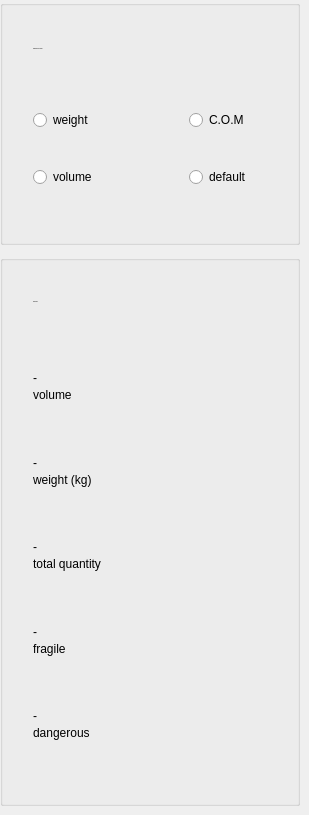
          <widget class="QWidget" name="main">
           <widget class="QGroupBox" name="evaluation_grp">
            <property name="geometry">
             <rect>
              <x>0</x>
              <y>255</y>
              <width>300</width>
              <height>551</height>
             </rect>
            </property>
            <property name="sizePolicy">
             <sizepolicy hsizetype="Fixed" vsizetype="Preferred">
              <horstretch>0</horstretch>
              <verstretch>0</verstretch>
             </sizepolicy>
            </property>
            <property name="minimumSize">
             <size>
              <width>300</width>
              <height>0</height>
             </size>
            </property>
            <property name="title">
             <string/>
            </property>
            <property name="class" stdset="0">
             <string>info_grp</string>
            </property>
            <layout class="QVBoxLayout" name="verticalLayout">
             <property name="spacing">
              <number>0</number>
             </property>
             <property name="leftMargin">
              <number>30</number>
             </property>
             <property name="topMargin">
              <number>20</number>
             </property>
             <property name="rightMargin">
              <number>30</number>
             </property>
             <property name="bottomMargin">
              <number>20</number>
             </property>
             <item>
              <widget class="QLabel" name="group_title_1">
               <property name="sizePolicy">
                <sizepolicy hsizetype="Preferred" vsizetype="Fixed">
                 <horstretch>0</horstretch>
                 <verstretch>0</verstretch>
                </sizepolicy>
               </property>
               <property name="minimumSize">
                <size>
                 <width>0</width>
                 <height>40</height>
                </size>
               </property>
               <property name="font">
                <font>
                 <family>AvenirNext LT Pro Regular</family>
                 <pointsize>-1</pointsize>
                </font>
               </property>
               <property name="text">
                <string>Evaluation</string>
               </property>
               <property name="class" stdset="0">
                <string>textTitle</string>
               </property>
              </widget>
             </item>
             <item>
              <spacer name="VS">
               <property name="orientation">
                <enum>Qt::Vertical</enum>
               </property>
               <property name="sizeType">
                <enum>QSizePolicy::Expanding</enum>
               </property>
               <property name="sizeHint" stdset="0">
                <size>
                 <width>20</width>
                 <height>30</height>
                </size>
               </property>
              </spacer>
             </item>
             <item>
              <widget class="QLabel" name="volume_value">
               <property name="sizePolicy">
                <sizepolicy hsizetype="Preferred" vsizetype="Fixed">
                 <horstretch>0</horstretch>
                 <verstretch>0</verstretch>
                </sizepolicy>
               </property>
               <property name="minimumSize">
                <size>
                 <width>0</width>
                 <height>30</height>
                </size>
               </property>
               <property name="text">
                <string>-</string>
               </property>
               <property name="alignment">
                <set>Qt::AlignBottom|Qt::AlignLeading|Qt::AlignLeft</set>
               </property>
               <property name="wordWrap">
                <bool>false</bool>
               </property>
               <property name="indent">
                <number>0</number>
               </property>
               <property name="class" stdset="0">
                <string>textValue</string>
               </property>
              </widget>
             </item>
             <item>
              <widget class="QLabel" name="volume_label">
               <property name="sizePolicy">
                <sizepolicy hsizetype="Preferred" vsizetype="Fixed">
                 <horstretch>0</horstretch>
                 <verstretch>0</verstretch>
                </sizepolicy>
               </property>
               <property name="minimumSize">
                <size>
                 <width>0</width>
                 <height>20</height>
                </size>
               </property>
               <property name="text">
                <string>volume</string>
               </property>
               <property name="wordWrap">
                <bool>true</bool>
               </property>
               <property name="class" stdset="0">
                <string>textLabel</string>
               </property>
              </widget>
             </item>
             <item>
              <spacer name="VS_2">
               <property name="orientation">
                <enum>Qt::Vertical</enum>
               </property>
               <property name="sizeType">
                <enum>QSizePolicy::Expanding</enum>
               </property>
               <property name="sizeHint" stdset="0">
                <size>
                 <width>20</width>
                 <height>25</height>
                </size>
               </property>
              </spacer>
             </item>
             <item>
              <widget class="QLabel" name="weight_value">
               <property name="sizePolicy">
                <sizepolicy hsizetype="Preferred" vsizetype="Fixed">
                 <horstretch>0</horstretch>
                 <verstretch>0</verstretch>
                </sizepolicy>
               </property>
               <property name="minimumSize">
                <size>
                 <width>0</width>
                 <height>30</height>
                </size>
               </property>
               <property name="text">
                <string>-</string>
               </property>
               <property name="alignment">
                <set>Qt::AlignBottom|Qt::AlignLeading|Qt::AlignLeft</set>
               </property>
               <property name="wordWrap">
                <bool>true</bool>
               </property>
               <property name="indent">
                <number>0</number>
               </property>
               <property name="class" stdset="0">
                <string>textValue</string>
               </property>
              </widget>
             </item>
             <item>
              <widget class="QLabel" name="weight_label">
               <property name="sizePolicy">
                <sizepolicy hsizetype="Preferred" vsizetype="Fixed">
                 <horstretch>0</horstretch>
                 <verstretch>0</verstretch>
                </sizepolicy>
               </property>
               <property name="minimumSize">
                <size>
                 <width>0</width>
                 <height>20</height>
                </size>
               </property>
               <property name="text">
                <string>weight (kg)</string>
               </property>
               <property name="class" stdset="0">
                <string>textLabel</string>
               </property>
              </widget>
             </item>
             <item>
              <spacer name="VS_3">
               <property name="orientation">
                <enum>Qt::Vertical</enum>
               </property>
               <property name="sizeType">
                <enum>QSizePolicy::Expanding</enum>
               </property>
               <property name="sizeHint" stdset="0">
                <size>
                 <width>20</width>
                 <height>25</height>
                </size>
               </property>
              </spacer>
             </item>
             <item>
              <widget class="QLabel" name="quantity_value">
               <property name="sizePolicy">
                <sizepolicy hsizetype="Preferred" vsizetype="Fixed">
                 <horstretch>0</horstretch>
                 <verstretch>0</verstretch>
                </sizepolicy>
               </property>
               <property name="minimumSize">
                <size>
                 <width>0</width>
                 <height>30</height>
                </size>
               </property>
               <property name="text">
                <string>-</string>
               </property>
               <property name="alignment">
                <set>Qt::AlignBottom|Qt::AlignLeading|Qt::AlignLeft</set>
               </property>
               <property name="wordWrap">
                <bool>true</bool>
               </property>
               <property name="indent">
                <number>0</number>
               </property>
               <property name="class" stdset="0">
                <string>textValue</string>
               </property>
              </widget>
             </item>
             <item>
              <widget class="QLabel" name="quantity_label">
               <property name="sizePolicy">
                <sizepolicy hsizetype="Preferred" vsizetype="Fixed">
                 <horstretch>0</horstretch>
                 <verstretch>0</verstretch>
                </sizepolicy>
               </property>
               <property name="minimumSize">
                <size>
                 <width>0</width>
                 <height>20</height>
                </size>
               </property>
               <property name="text">
                <string>total quantity</string>
               </property>
               <property name="class" stdset="0">
                <string>textLabel</string>
               </property>
              </widget>
             </item>
             <item>
              <spacer name="verticalSpacer">
               <property name="orientation">
                <enum>Qt::Vertical</enum>
               </property>
               <property name="sizeType">
                <enum>QSizePolicy::Expanding</enum>
               </property>
               <property name="sizeHint" stdset="0">
                <size>
                 <width>20</width>
                 <height>25</height>
                </size>
               </property>
              </spacer>
             </item>
             <item>
              <widget class="QLabel" name="fragile_value">
               <property name="sizePolicy">
                <sizepolicy hsizetype="Preferred" vsizetype="Fixed">
                 <horstretch>0</horstretch>
                 <verstretch>0</verstretch>
                </sizepolicy>
               </property>
               <property name="minimumSize">
                <size>
                 <width>0</width>
                 <height>30</height>
                </size>
               </property>
               <property name="text">
                <string>-</string>
               </property>
               <property name="alignment">
                <set>Qt::AlignBottom|Qt::AlignLeading|Qt::AlignLeft</set>
               </property>
               <property name="wordWrap">
                <bool>true</bool>
               </property>
               <property name="indent">
                <number>0</number>
               </property>
               <property name="class" stdset="0">
                <string>textValue</string>
               </property>
              </widget>
             </item>
             <item>
              <widget class="QLabel" name="fragile_label">
               <property name="sizePolicy">
                <sizepolicy hsizetype="Preferred" vsizetype="Fixed">
                 <horstretch>0</horstretch>
                 <verstretch>0</verstretch>
                </sizepolicy>
               </property>
               <property name="minimumSize">
                <size>
                 <width>0</width>
                 <height>20</height>
                </size>
               </property>
               <property name="text">
                <string>fragile </string>
               </property>
               <property name="class" stdset="0">
                <string>textLabel</string>
               </property>
              </widget>
             </item>
             <item>
              <spacer name="verticalSpacer_6">
               <property name="orientation">
                <enum>Qt::Vertical</enum>
               </property>
               <property name="sizeType">
                <enum>QSizePolicy::Expanding</enum>
               </property>
               <property name="sizeHint" stdset="0">
                <size>
                 <width>20</width>
                 <height>25</height>
                </size>
               </property>
              </spacer>
             </item>
             <item>
              <widget class="QLabel" name="dangerous_value">
               <property name="sizePolicy">
                <sizepolicy hsizetype="Preferred" vsizetype="Fixed">
                 <horstretch>0</horstretch>
                 <verstretch>0</verstretch>
                </sizepolicy>
               </property>
               <property name="minimumSize">
                <size>
                 <width>0</width>
                 <height>30</height>
                </size>
               </property>
               <property name="text">
                <string>-</string>
               </property>
               <property name="alignment">
                <set>Qt::AlignBottom|Qt::AlignLeading|Qt::AlignLeft</set>
               </property>
               <property name="wordWrap">
                <bool>true</bool>
               </property>
               <property name="indent">
                <number>0</number>
               </property>
               <property name="class" stdset="0">
                <string>textValue</string>
               </property>
              </widget>
             </item>
             <item>
              <widget class="QLabel" name="dangerous_label">
               <property name="sizePolicy">
                <sizepolicy hsizetype="Preferred" vsizetype="Fixed">
                 <horstretch>0</horstretch>
                 <verstretch>0</verstretch>
                </sizepolicy>
               </property>
               <property name="minimumSize">
                <size>
                 <width>0</width>
                 <height>20</height>
                </size>
               </property>
               <property name="text">
                <string>dangerous </string>
               </property>
               <property name="class" stdset="0">
                <string>textLabel</string>
               </property>
              </widget>
             </item>
             <item>
              <spacer name="verticalSpacer_7">
               <property name="orientation">
                <enum>Qt::Vertical</enum>
               </property>
               <property name="sizeHint" stdset="0">
                <size>
                 <width>20</width>
                 <height>40</height>
                </size>
               </property>
              </spacer>
             </item>
            </layout>
           </widget>
           <widget class="QGroupBox" name="optimization_grp">
            <property name="geometry">
             <rect>
              <x>0</x>
              <y>0</y>
              <width>300</width>
              <height>245</height>
             </rect>
            </property>
            <property name="sizePolicy">
             <sizepolicy hsizetype="Fixed" vsizetype="Preferred">
              <horstretch>0</horstretch>
              <verstretch>0</verstretch>
             </sizepolicy>
            </property>
            <property name="minimumSize">
             <size>
              <width>300</width>
              <height>0</height>
             </size>
            </property>
            <property name="title">
             <string/>
            </property>
            <property name="class" stdset="0">
             <string>info_grp</string>
            </property>
            <layout class="QGridLayout" name="gridLayout_2">
             <property name="leftMargin">
              <number>30</number>
             </property>
             <property name="topMargin">
              <number>20</number>
             </property>
             <property name="rightMargin">
              <number>30</number>
             </property>
             <property name="bottomMargin">
              <number>20</number>
             </property>
             <property name="spacing">
              <number>0</number>
             </property>
             <item row="3" column="2">
              <widget class="QRadioButton" name="radioButton_com_opt">
               <property name="minimumSize">
                <size>
                 <width>0</width>
                 <height>20</height>
                </size>
               </property>
               <property name="text">
                <string>C.O.M</string>
               </property>
              </widget>
             </item>
             <item row="5" column="0">
              <widget class="QRadioButton" name="radioButton_space_opt">
               <property name="minimumSize">
                <size>
                 <width>0</width>
                 <height>20</height>
                </size>
               </property>
               <property name="text">
                <string>volume</string>
               </property>
              </widget>
             </item>
             <item row="4" column="0">
              <spacer name="VS_7">
               <property name="orientation">
                <enum>Qt::Vertical</enum>
               </property>
               <property name="sizeType">
                <enum>QSizePolicy::Fixed</enum>
               </property>
               <property name="sizeHint" stdset="0">
                <size>
                 <width>20</width>
                 <height>35</height>
                </size>
               </property>
              </spacer>
             </item>
             <item row="1" column="0">
              <spacer name="VS_6">
               <property name="orientation">
                <enum>Qt::Vertical</enum>
               </property>
               <property name="sizeType">
                <enum>QSizePolicy::Fixed</enum>
               </property>
               <property name="sizeHint" stdset="0">
                <size>
                 <width>20</width>
                 <height>40</height>
                </size>
               </property>
              </spacer>
             </item>
             <item row="0" column="0" colspan="3">
              <widget class="QLabel" name="group_title">
               <property name="sizePolicy">
                <sizepolicy hsizetype="Preferred" vsizetype="Fixed">
                 <horstretch>0</horstretch>
                 <verstretch>0</verstretch>
                </sizepolicy>
               </property>
               <property name="minimumSize">
                <size>
                 <width>0</width>
                 <height>40</height>
                </size>
               </property>
               <property name="font">
                <font>
                 <family>AvenirNext LT Pro Regular</family>
                 <pointsize>-1</pointsize>
                </font>
               </property>
               <property name="text">
                <string>Optimization Setting</string>
               </property>
               <property name="class" stdset="0">
                <string>textTitle</string>
               </property>
              </widget>
             </item>
             <item row="5" column="2">
              <widget class="QRadioButton" name="radioButton_default">
               <property name="minimumSize">
                <size>
                 <width>0</width>
                 <height>20</height>
                </size>
               </property>
               <property name="text">
                <string>default</string>
               </property>
              </widget>
             </item>
             <item row="3" column="0">
              <widget class="QRadioButton" name="radioButton_mass_opt">
               <property name="minimumSize">
                <size>
                 <width>0</width>
                 <height>20</height>
                </size>
               </property>
               <property name="text">
                <string>weight</string>
               </property>
              </widget>
             </item>
             <item row="3" column="1">
              <spacer name="horizontalSpacer_16">
               <property name="orientation">
                <enum>Qt::Horizontal</enum>
               </property>
               <property name="sizeType">
                <enum>QSizePolicy::Fixed</enum>
               </property>
               <property name="sizeHint" stdset="0">
                <size>
                 <width>60</width>
                 <height>20</height>
                </size>
               </property>
              </spacer>
             </item>
             <item row="6" column="2">
              <spacer name="VS_8">
               <property name="orientation">
                <enum>Qt::Vertical</enum>
               </property>
               <property name="sizeType">
                <enum>QSizePolicy::Fixed</enum>
               </property>
               <property name="sizeHint" stdset="0">
                <size>
                 <width>20</width>
                 <height>30</height>
                </size>
               </property>
              </spacer>
             </item>
            </layout>
           </widget>
          </widget>
